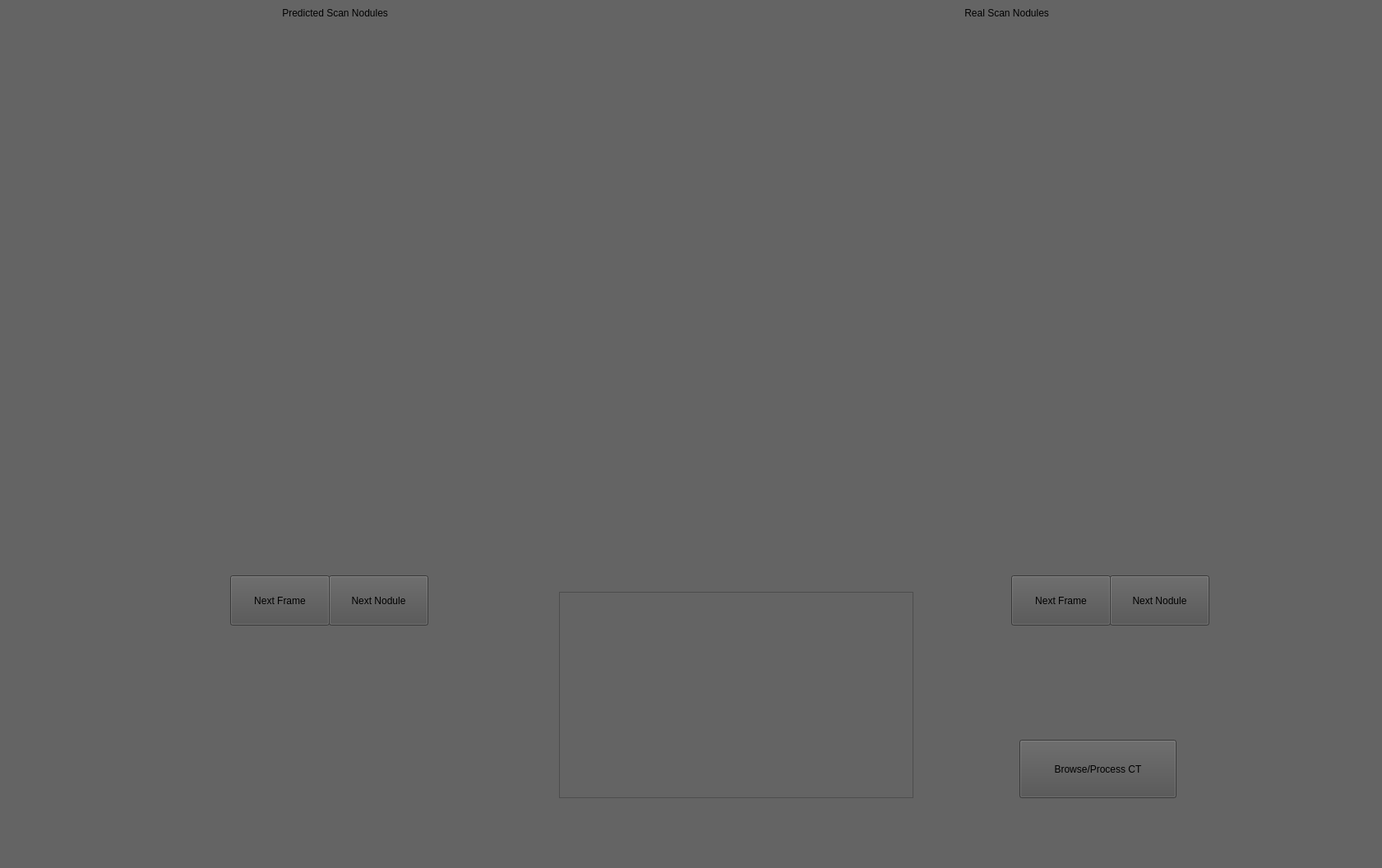
<?xml version="1.0" encoding="UTF-8"?>
<ui version="4.0">
 <class>MainWindow</class>
 <widget class="QMainWindow" name="MainWindow">
  <property name="geometry">
   <rect>
    <x>0</x>
    <y>0</y>
    <width>1681</width>
    <height>1056</height>
   </rect>
  </property>
  <property name="windowTitle">
   <string>MainWindow</string>
  </property>
  <property name="styleSheet">
   <string notr="true">background-color: rgb(100, 100,100)</string>
  </property>
  <widget class="QWidget" name="centralwidget">
   <widget class="QLabel" name="label">
    <property name="geometry">
     <rect>
      <x>310</x>
      <y>-10</y>
      <width>221</width>
      <height>51</height>
     </rect>
    </property>
    <property name="whatsThis">
     <string>&lt;html&gt;&lt;head/&gt;&lt;body&gt;&lt;p align=&quot;center&quot;&gt;Predicted Scan Nodules&lt;/p&gt;&lt;/body&gt;&lt;/html&gt;</string>
    </property>
    <property name="text">
     <string>          Predicted Scan Nodules</string>
    </property>
   </widget>
   <widget class="QLabel" name="label_2">
    <property name="geometry">
     <rect>
      <x>110</x>
      <y>40</y>
      <width>631</width>
      <height>591</height>
     </rect>
    </property>
    <property name="text">
     <string/>
    </property>
   </widget>
   <widget class="QPushButton" name="pushButton_2">
    <property name="geometry">
     <rect>
      <x>400</x>
      <y>700</y>
      <width>121</width>
      <height>61</height>
     </rect>
    </property>
    <property name="styleSheet">
     <string notr="true">background-color :rgb(80,80,80)</string>
    </property>
    <property name="text">
     <string>Next Nodule</string>
    </property>
   </widget>
   <widget class="QLabel" name="label_3">
    <property name="geometry">
     <rect>
      <x>1000</x>
      <y>40</y>
      <width>631</width>
      <height>591</height>
     </rect>
    </property>
    <property name="text">
     <string/>
    </property>
   </widget>
   <widget class="QTableView" name="tableView">
    <property name="geometry">
     <rect>
      <x>680</x>
      <y>720</y>
      <width>431</width>
      <height>251</height>
     </rect>
    </property>
   </widget>
   <widget class="QLabel" name="label_4">
    <property name="geometry">
     <rect>
      <x>1140</x>
      <y>-10</y>
      <width>221</width>
      <height>51</height>
     </rect>
    </property>
    <property name="text">
     <string>          Real Scan Nodules</string>
    </property>
   </widget>
   <widget class="QPushButton" name="pushButton_4">
    <property name="geometry">
     <rect>
      <x>1350</x>
      <y>700</y>
      <width>121</width>
      <height>61</height>
     </rect>
    </property>
    <property name="styleSheet">
     <string notr="true">background-color :rgb(80,80,80)</string>
    </property>
    <property name="text">
     <string>Next Nodule</string>
    </property>
   </widget>
   <widget class="QPushButton" name="pushButton">
    <property name="geometry">
     <rect>
      <x>1240</x>
      <y>900</y>
      <width>191</width>
      <height>71</height>
     </rect>
    </property>
    <property name="styleSheet">
     <string notr="true">background-color :rgb(80,80,80)</string>
    </property>
    <property name="text">
     <string>Browse/Process CT</string>
    </property>
   </widget>
   <widget class="QLabel" name="label_5">
    <property name="geometry">
     <rect>
      <x>350</x>
      <y>660</y>
      <width>101</width>
      <height>31</height>
     </rect>
    </property>
    <property name="text">
     <string/>
    </property>
   </widget>
   <widget class="QLabel" name="label_6">
    <property name="geometry">
     <rect>
      <x>1300</x>
      <y>660</y>
      <width>101</width>
      <height>31</height>
     </rect>
    </property>
    <property name="text">
     <string/>
    </property>
   </widget>
   <widget class="QPushButton" name="pushButton_3">
    <property name="geometry">
     <rect>
      <x>280</x>
      <y>700</y>
      <width>121</width>
      <height>61</height>
     </rect>
    </property>
    <property name="styleSheet">
     <string notr="true">background-color :rgb(80,80,80)</string>
    </property>
    <property name="text">
     <string>Next Frame</string>
    </property>
   </widget>
   <widget class="QPushButton" name="pushButton_5">
    <property name="geometry">
     <rect>
      <x>1230</x>
      <y>700</y>
      <width>121</width>
      <height>61</height>
     </rect>
    </property>
    <property name="styleSheet">
     <string notr="true">background-color :rgb(80,80,80)</string>
    </property>
    <property name="text">
     <string>Next Frame</string>
    </property>
   </widget>
  </widget>
  <widget class="QMenuBar" name="menubar">
   <property name="geometry">
    <rect>
     <x>0</x>
     <y>0</y>
     <width>1681</width>
     <height>26</height>
    </rect>
   </property>
  </widget>
  <widget class="QStatusBar" name="statusbar"/>
 </widget>
 <resources/>
 <connections/>
</ui>
